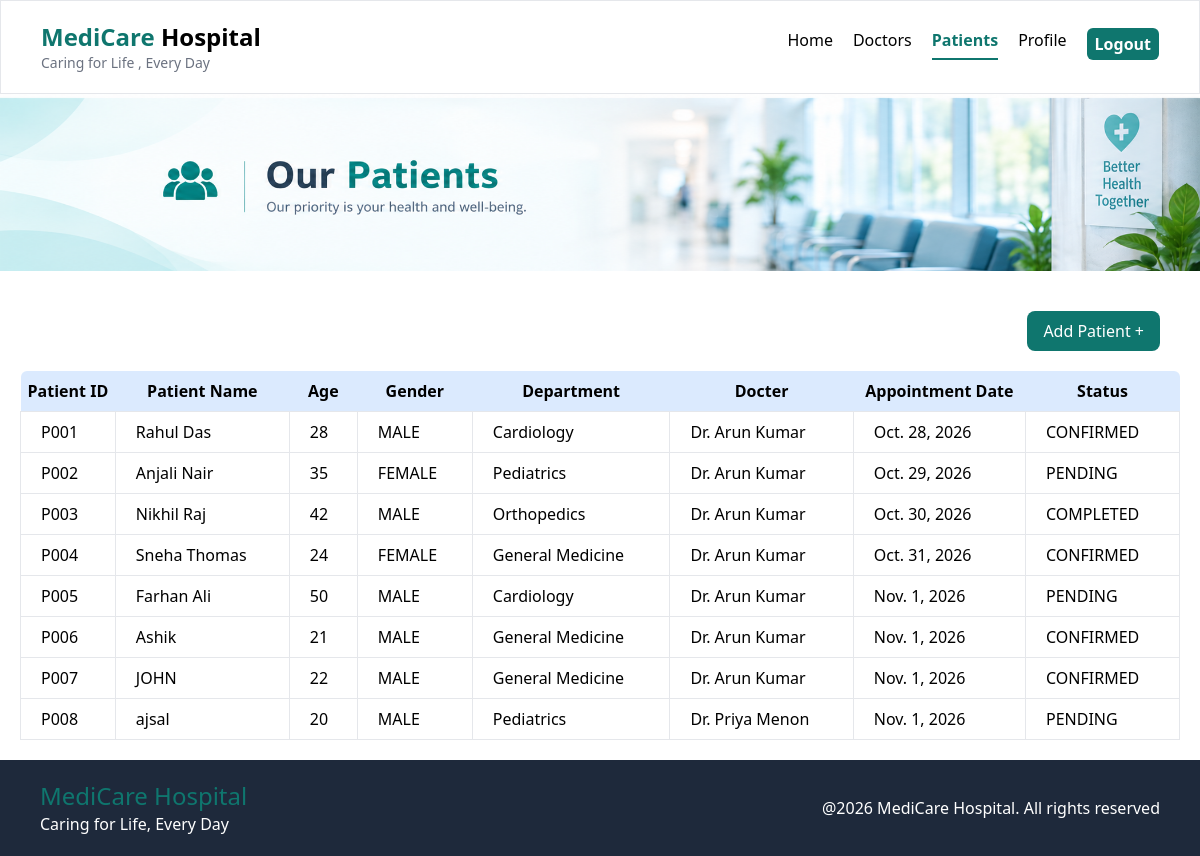
Screenshot of /patients/ (signed in) with the database file from the repository.
### hospital/models.py (models this page shows, shortened)
class Patients(models.Model) :
    patient_id = models.CharField(max_length=10 , primary_key=True)
    name = models.CharField(max_length=100)
    age = models.IntegerField()
    gender = models.CharField(max_length=20, choices=GENDER_CHOICES)
    department = models.CharField(max_length=100)
    docter = models.ForeignKey(
        Docters ,
        on_delete=models.CASCADE ,
        related_name='patients'
    )
    appointment_date = models.DateField()
    status = models.CharField(max_length=100 ,
                              choices=STATUS_CHOICES ,
                              default='PENDING')

class Docters(models.Model) :
    id = models.BigAutoField( primary_key=True )
    name = models.CharField(max_length=80)
    department = models.CharField(max_length=100 )
    experience = models.IntegerField()
    qualifictaion = models.CharField(max_length=100)
    avilabilty = models.CharField(max_length=100)
    consultation_fee = models.IntegerField()
    image = models.URLField(max_length=500)

### hospital/views.py (the view)
# urls.py: path('patients/' , views.patients , name="patients"),
@login_required
def patients(request):
    patients = Patients.objects.all()
    return render(request , "patients.html" , {"patients" : patients})

### hospital/templates/patients.html
{% extends 'base.html' %}
{% block content %}
{% load static %}
<img src="{% static 'images/patients_banner.png' %}" alt="banner">
<div class="max-w-full p-5">
    <div class="p-5 flex justify-end">
        <a
        href="{% url 'patient_register' %}"
        class="bg-[#0F766E] px-4 py-2 text-white rounded-lg "
        > Add Patient + </a>
    </div>
    <table class=" w-full  rounded-md">
        <tr class="p-2 bg-blue-100   rounded-md">
            <th class="py-2 rounded-tl-md">Patient ID</th>
            <th>Patient Name</th>
            <th>Age</th>
            <th>Gender</th>
            <th>Department</th>
            <th>Docter</th>
            <th>Appointment Date</th>
            <th class=" rounded-tr-md">Status</th>
        </tr>
        {% for patient in patients %}
        <tr>
            <td class="px-5 py-2 border">{{patient.patient_id}}</td>
            <td class="px-5 py-2 border">{{patient.name}}</td>
            <td class="px-5 py-2 border">{{patient.age}}</td>
            <td class="px-5 py-2 border">{{patient.gender}}</td>
            <td class="px-5 py-2 border">{{patient.department}}</td>
            <td class="px-5 py-2 border">{{patient.docter.name}}</td>
            <td class="px-5 py-2 border">{{patient.appointment_date}}</td>
            <td class="px-5 py-2 border ">{{patient.status}}</td>
        </tr>
        {% endfor %}
    </table>
</div>
{% endblock %}

### rows the page displays
Patients: patient_id "P001", name "Rahul Das", age "28", gender "MALE", department "Cardiology", docter.name "Dr. Arun Kumar", appointment_date "Oct. 28, 2026", status "CONFIRMED"
Patients: patient_id "P002", name "Anjali Nair", age "35", gender "FEMALE", department "Pediatrics", docter.name "Dr. Arun Kumar", appointment_date "Oct. 29, 2026", status "PENDING"
Patients: patient_id "P003", name "Nikhil Raj", age "42", gender "MALE", department "Orthopedics", docter.name "Dr. Arun Kumar", appointment_date "Oct. 30, 2026", status "COMPLETED"
Patients: patient_id "P004", name "Sneha Thomas", age "24", gender "FEMALE", department "General Medicine", docter.name "Dr. Arun Kumar", appointment_date "Oct. 31, 2026", status "CONFIRMED"
Patients: patient_id "P005", name "Farhan Ali", age "50", gender "MALE", department "Cardiology", docter.name "Dr. Arun Kumar", appointment_date "Nov. 1, 2026", status "PENDING"
Patients: patient_id "P006", name "Ashik", age "21", gender "MALE", department "General Medicine", docter.name "Dr. Arun Kumar", appointment_date "Nov. 1, 2026", status "CONFIRMED"
Patients: patient_id "P007", name "JOHN", age "22", gender "MALE", department "General Medicine", docter.name "Dr. Arun Kumar", appointment_date "Nov. 1, 2026", status "CONFIRMED"
Patients: patient_id "P008", name "ajsal", age "20", gender "MALE", department "Pediatrics", docter.name "Dr. Priya Menon", appointment_date "Nov. 1, 2026", status "PENDING"
